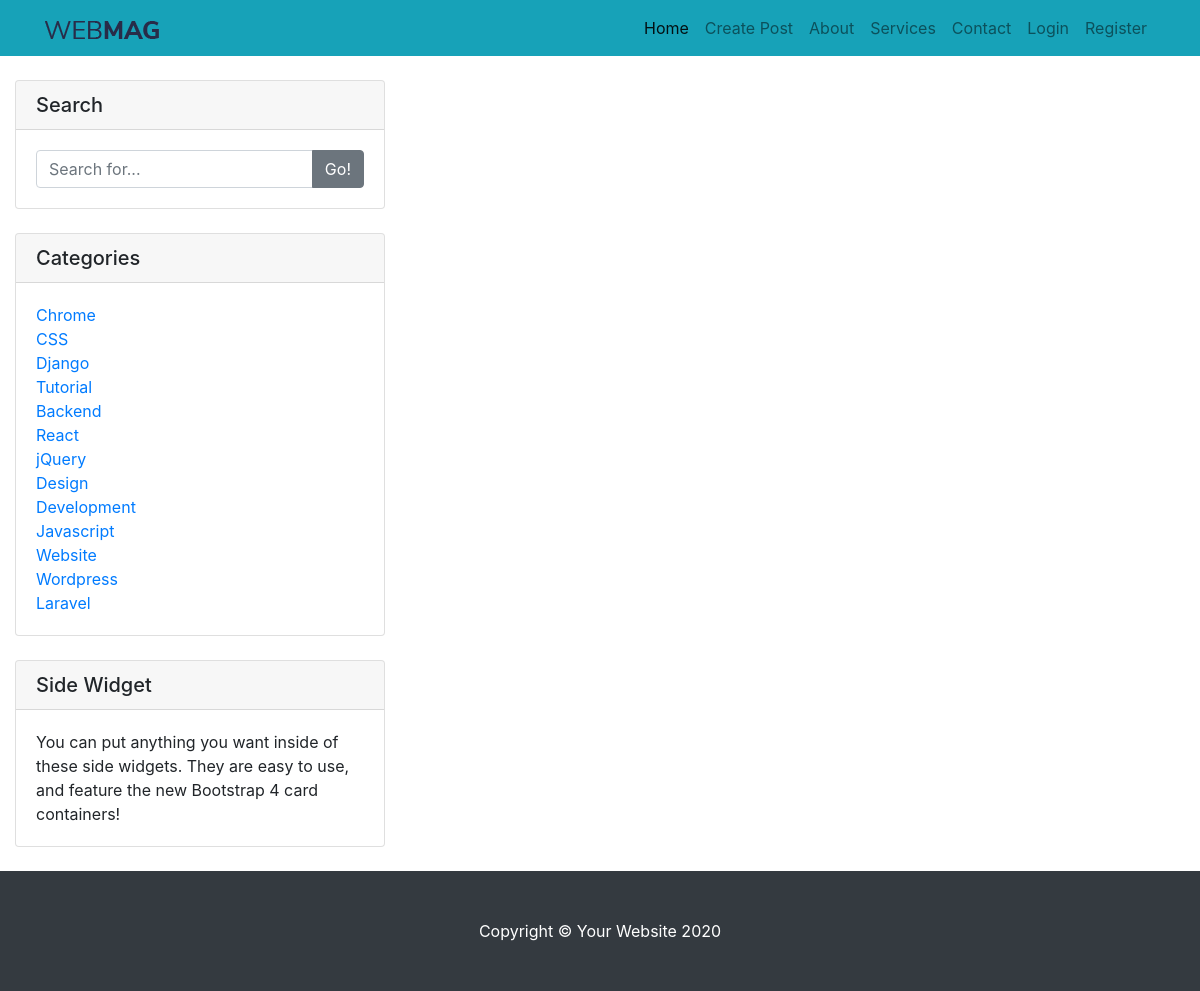
The app's page /posts/categories, older data.
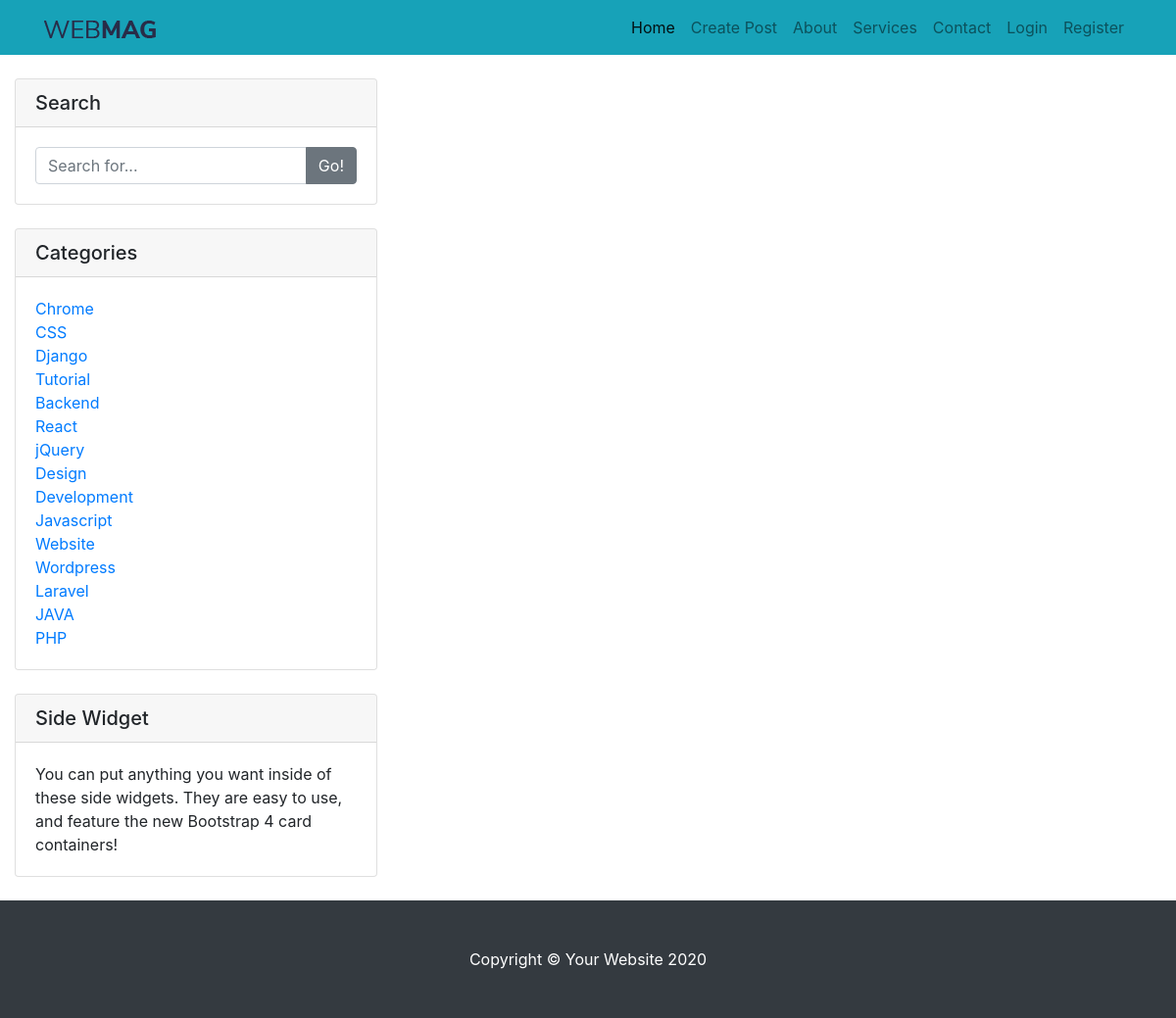
The same page, newer data.
### blogApp/models.py (models this page shows, shortened)
class Category(models.Model):
    name = models.CharField(max_length=100)
    class Meta:
        verbose_name_plural = 'categories'

### blogApp/views.py (the view)
# urls.py: path('posts/categories', CategoryListView.as_view(), name='categories'),
class CategoryListView(ListView):
    model = Category
    template_name = 'blogapp/base.html'
    context_object_name = 'category_list'

### blogApp/templates/blogapp/base.html (shortened to what this page needs)
{% load static %}
<!DOCTYPE html>
<html lang="en">
<head>
  <link href="{% static 'blogapp/vendor/bootstrap/css/bootstrap.min.css' %}" rel="stylesheet">
  <link href="{% static 'blogapp/css/blog-home.css' %}" rel="stylesheet">
</head>
<body>
  <nav class="navbar navbar-expand-lg navbar-light bg-info fixed-top">
    <div class="container">
      <a class="navbar-brand" href="{% url 'blog-home' %}"><img src="{% static 'blogapp/logo.png' %}"></a>
      <div class="collapse navbar-collapse" id="navbarResponsive">
        <ul class="navbar-nav ml-auto">
          <li class="nav-item active">
            <a class="nav-link" href="{% url 'blog-home' %}">Home
            </a>
          </li>
          <li class="nav-item">
            <a class="nav-link" href="{% url 'create-post' %}">Create Post</a>
          </li>
          <li class="nav-item">
            <a class="nav-link" href="#">About</a>
          </li>
          <li class="nav-item">
            <a class="nav-link" href="#">Services</a>
          </li>
          <li class="nav-item">
            <a class="nav-link" href="#">Contact</a>
          </li>
          {% if user.is_authenticated %}
          <li class="nav-item dropdown">
              <a class="nav-link dropdown-toggle" href="#" id="navbarDropdown" role="button" data-toggle="dropdown" aria-haspopup="true" aria-expanded="false">{{ user.username }}</a>
              <div class="dropdown-menu" aria-labelledby="navbarDropdown">
                <a class="dropdown-item" href="{% url 'logout' %}">Logout</a>
                <a class="dropdown-item" href="#">Profile</a>
                <div class="dropdown-divider"></div>
                <a class="dropdown-item" href="{% url 'register' %}">New User</a>
                <a class="dropdown-item" href="#">Dashboard</a>
              </div>
		      </li>
          {% else %}
            <li class="nav-item">
              <a class="nav-link" href="{% url 'login' %}">Login</a>
            </li>
            <li class="nav-item">
              <a class="nav-link" href="{% url 'register' %}">Register</a>
            </li>
          {% endif %}
        </ul>
      </div>
    </div>
  </nav>
      <div class="col-md-4">
        <div class="card my-4">
          <h5 class="card-header">Search</h5>
          <div class="card-body">
            <div class="input-group">
              <input type="text" class="form-control" placeholder="Search for...">
              <span class="input-group-append">
                <button class="btn btn-secondary" type="button">Go!</button>
              </span>
            </div>
          </div>
        </div>
        <div class="card my-4">
          <h5 class="card-header">Categories</h5>
          <div class="card-body">
            <div class="row">
              <div class="col-lg-6">
                <ul class="list-unstyled mb-0">
                  {% for category in category_list %}
                  <li>
                    <a href="{% url 'category' category.pk %}">{{ category.name }}</a>
                  </li>
                  {% endfor %}
                </ul>
              </div>
            </div>
          </div>
        </div>
        <div class="card my-4">
          <h5 class="card-header">Side Widget</h5>
          <div class="card-body">
            You can put anything you want inside of these side widgets. They are easy to use, and feature the new Bootstrap 4 card containers!
          </div>
        </div>
      </div>
  <footer class="py-5 bg-dark">
    <div class="container">
      <p class="m-0 text-center text-white">Copyright &copy; Your Website 2020</p>
    </div>
  </footer>
</body>
</html>

### blogApp/static/blogapp/css/blog-home.css (style rules this page uses)
body { padding-top: 56px; }

Row changes from the older to the newer data that the page shows:
added Category: name "JAVA"
added Category: name "PHP"
